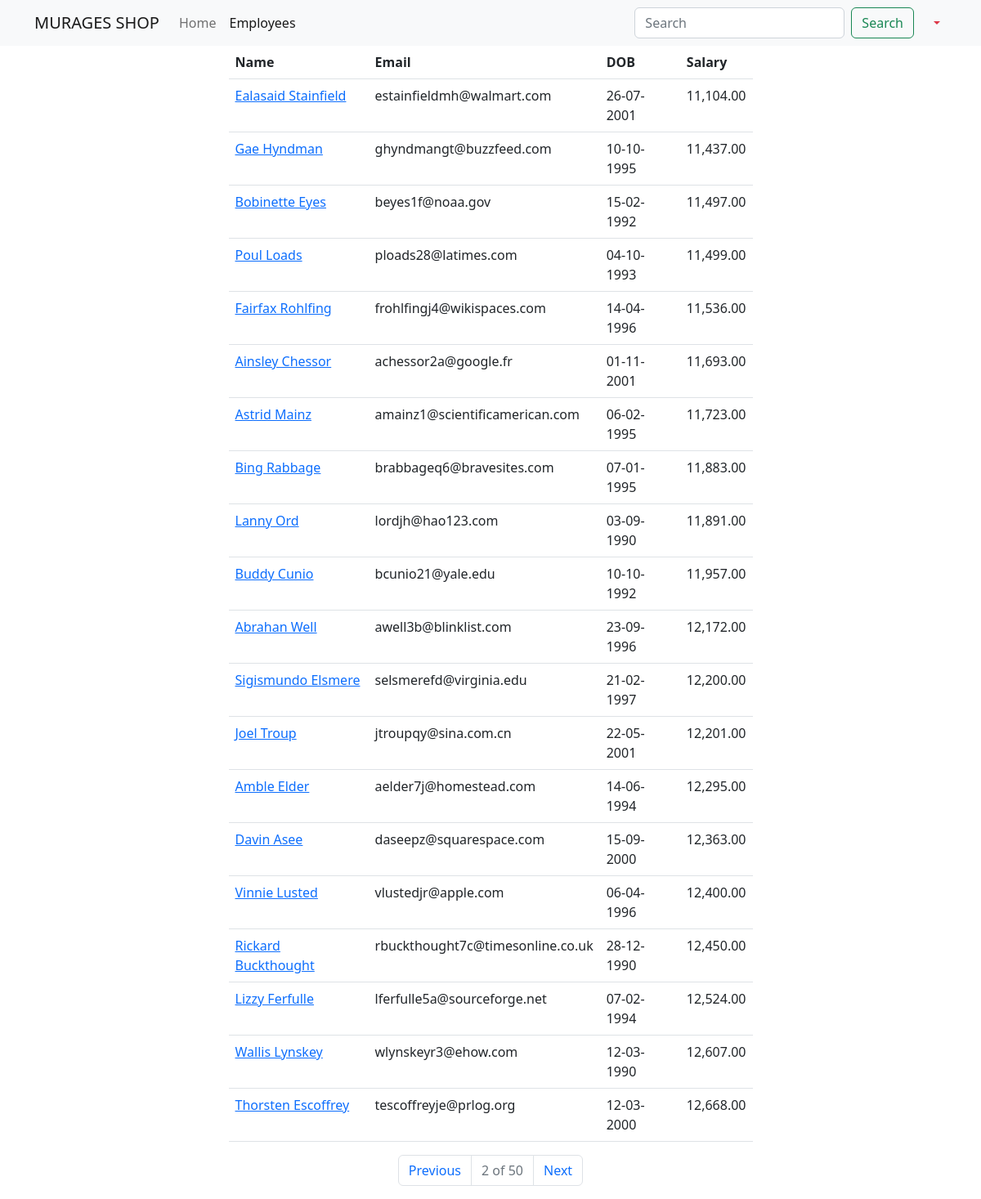
Page /employees?page=2 (signed in) on the committed database.
### main_app/models.py (models this page shows, shortened)
class Employee(models.Model):
    name = models.CharField(max_length=40)
    email = models.EmailField(unique=True)
    dob = models.DateField(null=True)
    salary = models.DecimalField(max_digits=7, decimal_places=2)  # 67000.58
    disabled = models.BooleanField(default=False)
    profile = models.ImageField(upload_to=unique_img_name, null=True, default="employees/employee.png")
    created_at = models.DateTimeField(auto_now_add=True, null=True)  # Once during creation
    updated_at = models.DateTimeField(auto_now=True, null=True)  # Every time an update happens
    class Meta:
        verbose_name = 'Employee'
        verbose_name_plural = 'Employees'
        ordering = ["salary"]

### main_app/views.py (the view)
# urls.py: path('employees', views.all_employees, name="all"),
@login_required
@permission_required('main_app.view_employee', raise_exception=True)
def all_employees(request):
    employees = Employee.objects.all()  # SELECT * FROM employees
    paginator = Paginator(employees, 20)
    page_number = request.GET.get("page")
    data = paginator.get_page(page_number)
    return render(request, "all_employees.html", {"employees": data})

### templates/all_employees.html (shortened to what this page needs)
{% extends "base_template.html" %}
{% load humanize %}
{% block content %}
    {% include 'navbar.html' %}
    <div class="container">
        <div class="row justify-content-center">
            <div class="col-sm-7">
                <table class="table">
                    <thead>
                    <tr>
                        <th>Name</th>
                        <th>Email</th>
                        <th>DOB</th>
                        <th>Salary</th>
                    </tr>
                    </thead>
                    <tbody>
                    {% for employee in employees %}
                        <tr>
                            <td>
                                <a href="/employees/{{ employee.id }}">{{ employee.name | title }}</a>
                            </td>
                            <td>{{ employee.email }}</td>
                            <td>{{ employee.dob | date:'d-m-Y' }}</td>
                            <td>{{ employee.salary | intcomma }}</td>
                        </tr>
                    {% endfor %}
                    </tbody>
                </table>
                <nav aria-label="Page navigation example">
                    <ul class="pagination justify-content-center">
                        {% if employees.has_previous %}
                            <li class="page-item">
                                <a class="page-link" href='?page={{ employees.previous_page_number }}'>Previous</a>
                            </li>
                        {% else %}
                            <li class="page-item disabled">
                                <a class="page-link" href='' tabindex="-1" aria-disabled="True">Previous</a>
                            </li>
                        {% endif %}
                           <li class="page-item disabled">
                                <a class="page-link" href='' tabindex="-1" aria-disabled="True">{{ employees.number }} of {{ employees.paginator.num_pages }}</a>
                            </li>
                        {% if employees.has_next %}
                            <li class="page-item">
                                <a class="page-link" href='?page={{ employees.next_page_number }}'>Next</a>
                            </li>
                        {% else %}
                            <li class="page-item disabled">
                                <a class="page-link" href='' tabindex="-1" aria-disabled="True">Next</a>
                            </li>
                        {% endif %}
                    </ul>
                </nav>
            </div>
        </div>
    </div>
{% endblock %}

### rows in the picture
Employee: name "Ealasaid Stainfield", email "estainfieldmh@walmart.com", dob "26-07-2001", salary "11,104.00"
Employee: name "Gae Hyndman", email "ghyndmangt@buzzfeed.com", dob "10-10-1995", salary "11,437.00"
Employee: name "Bobinette Eyes", email "beyes1f@noaa.gov", dob "15-02-1992", salary "11,497.00"
Employee: name "Poul Loads", email "ploads28@latimes.com", dob "04-10-1993", salary "11,499.00"
Employee: name "Fairfax Rohlfing", email "frohlfingj4@wikispaces.com", dob "14-04-1996", salary "11,536.00"
Employee: name "Ainsley Chessor", email "achessor2a@google.fr", dob "01-11-2001", salary "11,693.00"
Employee: name "Astrid Mainz", email "amainz1@scientificamerican.com", dob "06-02-1995", salary "11,723.00"
Employee: name "Bing Rabbage", email "brabbageq6@bravesites.com", dob "07-01-1995", salary "11,883.00"
Employee: name "Lanny Ord", email "lordjh@hao123.com", dob "03-09-1990", salary "11,891.00"
Employee: name "Buddy Cunio", email "bcunio21@yale.edu", dob "10-10-1992", salary "11,957.00"
Employee: name "Abrahan Well", email "awell3b@blinklist.com", dob "23-09-1996", salary "12,172.00"
Employee: name "Sigismundo Elsmere", email "selsmerefd@virginia.edu", dob "21-02-1997", salary "12,200.00"
Employee: name "Joel Troup", email "jtroupqy@sina.com.cn", dob "22-05-2001", salary "12,201.00"
Employee: name "Amble Elder", email "aelder7j@homestead.com", dob "14-06-1994", salary "12,295.00"
Employee: name "Davin Asee", email "daseepz@squarespace.com", dob "15-09-2000", salary "12,363.00"
Employee: name "Vinnie Lusted", email "vlustedjr@apple.com", dob "06-04-1996", salary "12,400.00"
Employee: name "Rickard Buckthought", email "rbuckthought7c@timesonline.co.uk", dob "28-12-1990", salary "12,450.00"
Employee: name "Lizzy Ferfulle", email "lferfulle5a@sourceforge.net", dob "07-02-1994", salary "12,524.00"
Employee: name "Wallis Lynskey", email "wlynskeyr3@ehow.com", dob "12-03-1990", salary "12,607.00"
Employee: name "Thorsten Escoffrey", email "tescoffreyje@prlog.org", dob "12-03-2000", salary "12,668.00"

### other values in the picture
{{ employees.number }} "2"
{{ employees.paginator.num_pages }} "50"
